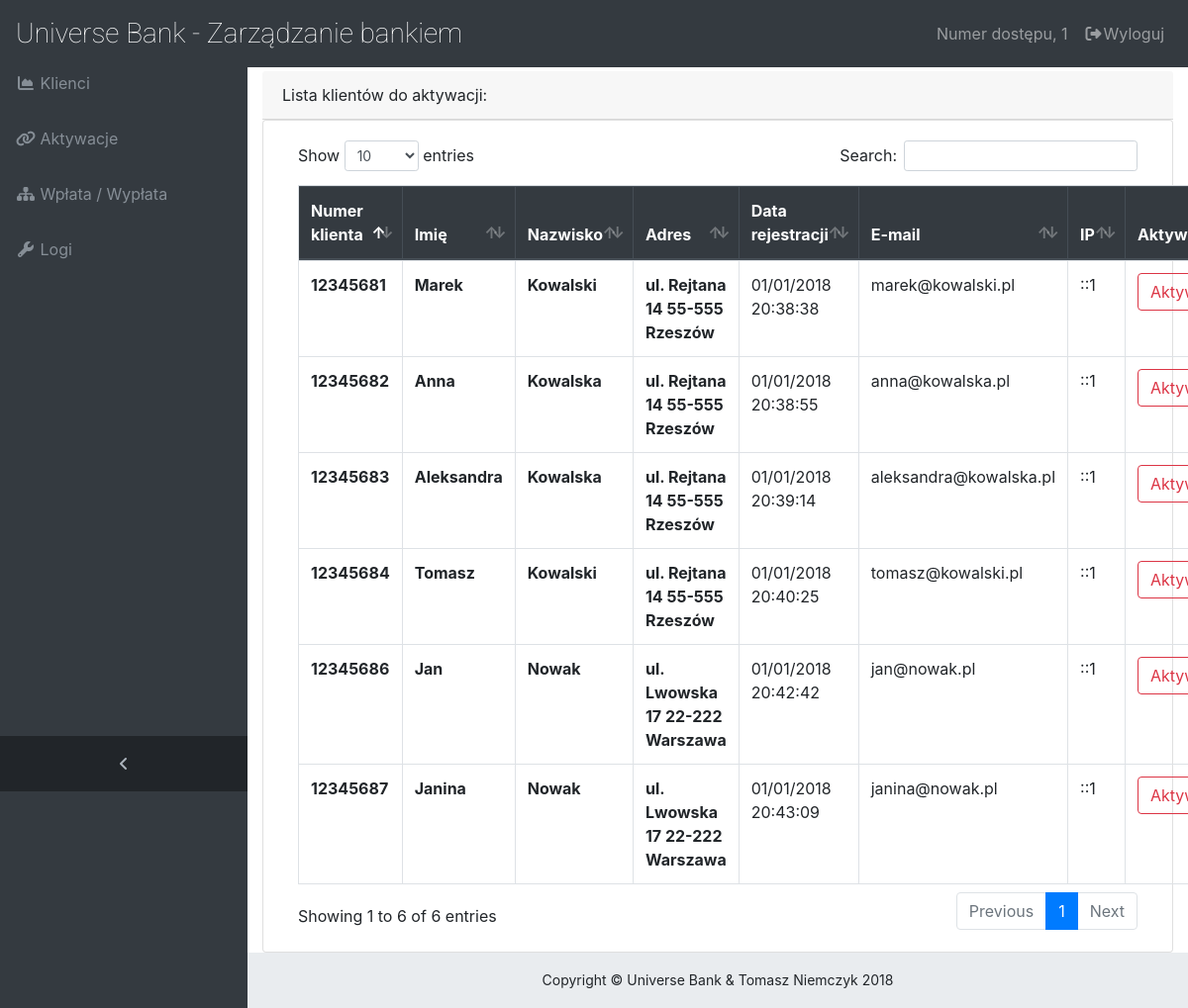
The app's page /Projekt/aktywacje-cp.php (signed in) with its own data.
### tables this page shows
CREATE TABLE `uzytkownicy` (
  `id` int(10) NOT NULL,
  `login` varchar(255) NOT NULL,
  `haslo` varchar(255) NOT NULL,
  `email` varchar(255) NOT NULL,
  `rejestracja` varchar(255) NOT NULL,
  `logowanie` varchar(255) NOT NULL,
  `ip` varchar(15) NOT NULL,
  `przelewy` int(255) NOT NULL,
  `aktywacja` int(1) NOT NULL
);

CREATE TABLE `dane` (
  `login` varchar(255) NOT NULL,
  `imie` varchar(255) NOT NULL,
  `nazwisko` varchar(255) NOT NULL,
  `adres` varchar(255) NOT NULL
);

### Projekt/aktywacje-cp.php (the view, shortened to what this page needs)
<!DOCTYPE html>
<html>
<head>
  <link href="vendor/bootstrap/css/bootstrap.min.css" rel="stylesheet">
  <link href="vendor/font-awesome/css/font-awesome.min.css" rel="stylesheet" type="text/css">
  <link href="vendor/datatables/dataTables.bootstrap4.css" rel="stylesheet">
  <link href="css/sb-admin.css" rel="stylesheet">
  <link href="css/logoFont.css" rel="stylesheet">
</head>
<body class="fixed-nav sticky-footer bg-dark" id="page-top">
  <nav class="navbar navbar-expand-lg navbar-dark bg-dark fixed-top" id="mainNav">
    <a class="navbar-brand" href="bank-cp.php"><logoFont>Universe Bank - Zarządzanie bankiem</logoFont></a>
    <div class="collapse navbar-collapse" id="navbarResponsive">
      <ul class="navbar-nav navbar-sidenav" id="exampleAccordion">
        <li class="nav-item" data-toggle="tooltip" data-placement="right" title="Dashboard">
          <a class="nav-link" href="bank-cp.php">
            <i class="fa fa-fw fa-area-chart"></i>
            <span class="nav-link-text">Klienci</span>
          </a>
        </li>
		<li class="nav-item" data-toggle="tooltip" data-placement="right" title="Charts">
          <a class="nav-link" href="aktywacje-cp.php">
            <i class="fa fa-fw fa-link"></i>
            <span class="nav-link-text">Aktywacje</span>
          </a>
        </li>
        <li class="nav-item" data-toggle="tooltip" data-placement="right" title="Charts">
          <a class="nav-link" href="wplata-wyplata.php">
            <i class="fa fa-fw fa-sitemap"></i>
            <span class="nav-link-text">Wpłata / Wypłata</span>
          </a>
        </li>
        <li class="nav-item" data-toggle="tooltip" data-placement="right" title="Tables">
          <a class="nav-link" href="logi.php">
            <i class="fa fa-fw fa-wrench"></i>
            <span class="nav-link-text">Logi</span>
          </a>
        </li>
      </ul>
      <ul class="navbar-nav sidenav-toggler">
        <li class="nav-item">
          <a class="nav-link text-center" id="sidenavToggler">
            <i class="fa fa-fw fa-angle-left"></i>
          </a>
        </li>
      </ul>
      <ul class="navbar-nav ml-auto">
         <li class="nav-item d-none d-lg-block">
          <a class="nav-link" href="">
            <span class="nav-link-text">
			Numer dostępu,
<?php
if(isset($_SESSION['bank'])) {
    echo $_SESSION['login_dostepu'];
}
else
{
		header("Location:bank.php");
}
?>
			</span>
          </a>
        </li>
        <li class="nav-item">
          <a class="nav-link" data-toggle="modal" data-target="#exampleModal">
            <i class="fa fa-fw fa-sign-out"></i>Wyloguj</a>
        </li>
      </ul>
    </div>
  </nav>
  <div class="content-wrapper">
    <div class="container-fluid">
	<div class="card-header">
    Lista klientów do aktywacji:
  </div>
  <div class="card card-body ">
  <table class="table table-bordered table-responsive-sm" id="dataTable" width="100%" cellspacing="0">
  <thead class="thead-dark">
    <tr>
      <th scope="col">Numer klienta</th>
	  <th scope="col">Imię</th>
	  <th scope="col">Nazwisko</th>
	  <th scope="col">Adres</th>
      <th scope="col">Data rejestracji</th>
	  <th scope="col">E-mail</th>
	  <th scope="col">IP</th>
	  <th scope="col">Aktywacja</th>
    </tr>
  </thead>
  <tbody>
	<?php
	$query = sprintf("SELECT uzytkownicy.login ,rejestracja,email,ip,imie,nazwisko,adres FROM `uzytkownicy` LEFT JOIN dane on uzytkownicy.login = dane.login WHERE aktywacja = '0'");
	$result = mysql_query($query);
	while ($row = mysql_fetch_assoc($result)) {
		echo "<tr>";
    echo "<th>".$row['login']. "</th>";
	echo "<th>".$row['imie']. "</th>";
	echo "<th>".$row['nazwisko']. "</th>";
	echo "<th>".$row['adres']. "</th>";
	echo "<td>".$row['rejestracja']. "</td>";
	echo "<td>".$row['email']. "</td>";
	echo "<td>".$row['ip']. "</td>";
	echo '<td><form role="form" method="POST" action="aktywacje-cp.php"><button type="submit" name="aktywacja1" class="btn btn-outline-danger"';
	echo " value=".$row['login'].">Aktywuj</button></form></td>";
	echo "</tr>";
	}
	?>
  </tbody>
</table>
  </div>
    <footer class="sticky-footer">
      <div class="container">
        <div class="text-center">
          <small>Copyright © Universe Bank & Tomasz Niemczyk 2018</small>
        </div>
      </div>
    </footer>
  </div>
</body>
</html>

### Projekt/css/sb-admin.css (style rules this page uses)
html { position: relative; min-height: 100%; }
body { overflow-x: hidden; }
body.sticky-footer { margin-bottom: 56px; }
body.sticky-footer .content-wrapper { min-height: calc(100vh - 56px - 56px); }
body.fixed-nav { padding-top: 56px; }
.content-wrapper { min-height: calc(100vh - 56px); padding-top: 1rem; }
#mainNav .navbar-collapse { overflow: auto; max-height: 75vh; }
#mainNav .navbar-collapse .navbar-nav .nav-item .nav-link { cursor: pointer; }
#mainNav .navbar-collapse .sidenav-toggler { display: none; }
@media (min-width: 992px) { #mainNav .navbar-brand { width: 250px; } }
@media (min-width: 992px) { #mainNav .navbar-collapse { overflow: visible; max-height: none; } }
@media (min-width: 992px) { #mainNav .navbar-collapse .navbar-sidenav { position: absolute; top: 0; left: 0; overflow-x: hidden; overflow-y: auto; -webkit-flex-direction: column; -ms-flex-direction: column; flex-direction: column; margin-top: 56px; } }
@media (min-width: 992px) { #mainNav .navbar-collapse .navbar-sidenav > .nav-item { width: 250px; padding: 0; } }
@media (min-width: 992px) { #mainNav .navbar-collapse .navbar-sidenav > .nav-item > .nav-link { padding: 1em; } }
#mainNav.fixed-top .sidenav-toggler { display: none; }
@media (min-width: 992px) { #mainNav.fixed-top .navbar-sidenav { height: calc(100vh - 112px); } }
@media (min-width: 992px) { #mainNav.fixed-top .sidenav-toggler { position: absolute; top: 0; left: 0; display: flex; overflow-x: hidden; overflow-y: auto; -webkit-flex-direction: column; -ms-flex-direction: column; flex-direction: column; margin-top: calc(100vh - 56px); } }
@media (min-width: 992px) { #mainNav.fixed-top .sidenav-toggler > .nav-item { width: 250px; padding: 0; } }
@media (min-width: 992px) { #mainNav.fixed-top .sidenav-toggler > .nav-item > .nav-link { padding: 1em; } }
#mainNav.fixed-top.navbar-dark .sidenav-toggler { background-color: #212529; }
#mainNav.fixed-top.navbar-dark .sidenav-toggler a i { color: #adb5bd; }
.content-wrapper { overflow-x: hidden; background: white; }
@media (min-width: 992px) { .content-wrapper { margin-left: 250px; } }
#sidenavToggler i { font-weight: 800; }
#mainNav.navbar-dark .navbar-collapse .navbar-sidenav > .nav-item > .nav-link { color: #868e96; }
@media (min-width: 992px) { #mainNav.navbar-dark .navbar-collapse .navbar-sidenav { background: #343a40; } }
footer.sticky-footer { position: absolute; right: 0; bottom: 0; width: 100%; height: 56px; background-color: #e9ecef; line-height: 55px; }
@media (min-width: 992px) { footer.sticky-footer { width: calc(100% - 250px); } }

### records on screen
uzytkownicy: login "12345681", dane.imie "Marek", dane.nazwisko "Kowalski", dane.adres "ul. Rejtana 14 55-555 Rzeszów", rejestracja "01/01/2018 20:38:38", email "marek@kowalski.pl", ip "::1"
uzytkownicy: login "12345682", dane.imie "Anna", dane.nazwisko "Kowalska", dane.adres "ul. Rejtana 14 55-555 Rzeszów", rejestracja "01/01/2018 20:38:55", email "anna@kowalska.pl", ip "::1"
uzytkownicy: login "12345683", dane.imie "Aleksandra", dane.nazwisko "Kowalska", dane.adres "ul. Rejtana 14 55-555 Rzeszów", rejestracja "01/01/2018 20:39:14", email "aleksandra@kowalska.pl", ip "::1"
uzytkownicy: login "12345684", dane.imie "Tomasz", dane.nazwisko "Kowalski", dane.adres "ul. Rejtana 14 55-555 Rzeszów", rejestracja "01/01/2018 20:40:25", email "tomasz@kowalski.pl", ip "::1"
uzytkownicy: login "12345686", dane.imie "Jan", dane.nazwisko "Nowak", dane.adres "ul. Lwowska 17 22-222 Warszawa", rejestracja "01/01/2018 20:42:42", email "jan@nowak.pl", ip "::1"
uzytkownicy: login "12345687", dane.imie "Janina", dane.nazwisko "Nowak", dane.adres "ul. Lwowska 17 22-222 Warszawa", rejestracja "01/01/2018 20:43:09", email "janina@nowak.pl", ip "::1"

### other values on screen
$_SESSION['login_dostepu'] "1"
